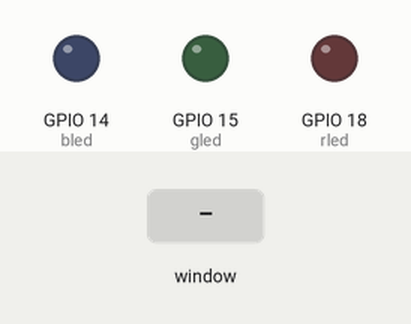
Simulated run of this program. Board: Raspberry Pi (BCM pin numbers). Shown: output pins drawn as LEDs (lit = HIGH). The inputs (shaded band) are chosen by the test bench. The desktop window is not drawn, its controls go by their first labels and the mouse button is held 0.15 s.

Above: at 1.2 s.
1.3 s: control labelled "Turn red LED on" in the window clicked
At 2.3 s:
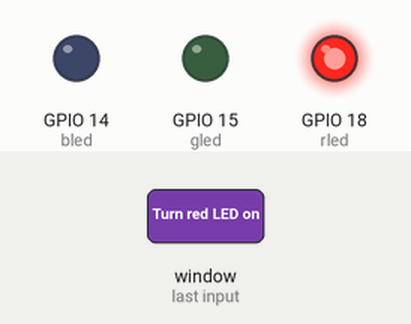
2.8 s: control labelled "Turn green LED on" in the window clicked
At 3.4 s:
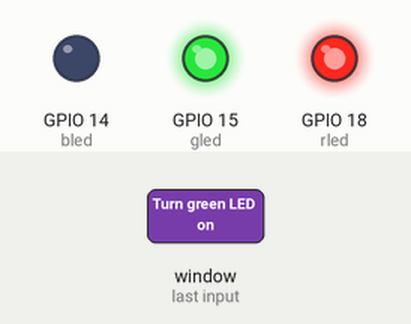
4.3 s: control labelled "Turn blue LED on" in the window clicked
At 4.6 s:
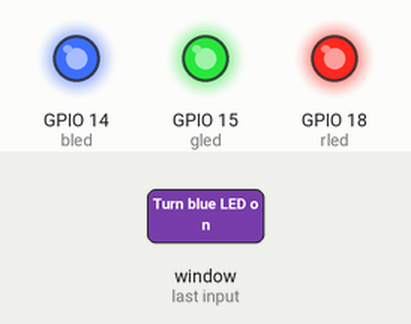
5.8 s: control labelled "Turn red LED on" in the window clicked
At 6.9 s:
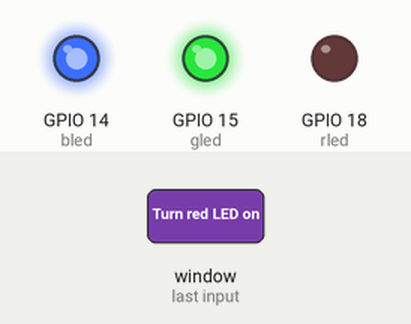
7.3 s: control labelled "Turn green LED on" in the window clicked
At 8.0 s:
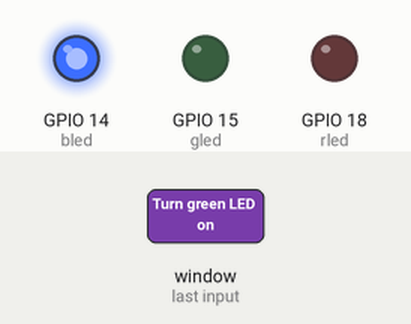
Timing chart, 0 to 9.8 s (numbered marks = the images above; inputs shaded):
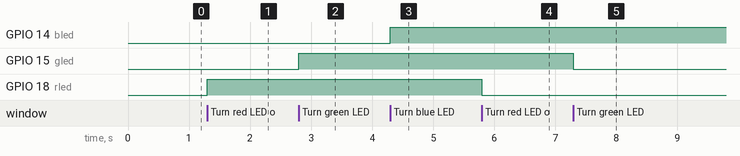

The program:

GUI.py
```python
from tkinter import *
import tkinter.font
from gpiozero import LED
import RPi.GPIO as GPIO
GPIO.setmode(GPIO.BCM)

rled = LED(18)
gled = LED(15)
bled = LED(14)

win = Tk()
win.title("LED Toggle")
myFont = tkinter.font.Font(family = "Helvetica", size = 12, weight = "bold")

def rledToggle():
    if rled.is_lit:
        rled.off()
        rledButton["text"] = "Turn red LED on"
    else:
        rled.on()
        rledButton["text"] = "Turn red LED off"

def gledToggle():
    if gled.is_lit:
        gled.off()
        gledButton["text"] = "Turn greem LED on"
    else:
        gled.on()
        gledButton["text"] = "Turn green LED off"

def bledToggle():
    if bled.is_lit:
        bled.off()
        bledButton["text"] = "Turn blue LED on"
    else:
        bled.on()
        bledButton["text"] = "Turn LED off"

def close():
    GPIO.cleanup()
    win.destroy()

rledButton = Button(win, text = "Turn red LED on", font = myFont, command = rledToggle, bg = "red", height = 1, width = 24)
rledButton.grid(row = 0, column = 1)

gledButton = Button(win, text = "Turn green LED on", font = myFont, command = gledToggle, bg = "green", height = 1, width = 24)
gledButton.grid(row = 1, column = 1)

bledButton = Button(win, text = "Turn blue LED on", font = myFont, command = bledToggle, bg = "blue", height = 1, width = 24)
bledButton.grid(row = 2, column = 1)

win.protocol("WM_DELETE_WINDOW", close)

win.mainloop()
```

Measured:
- after the input at 1.3 s, GPIO 18 (rled): LOW → HIGH at once
- after the input at 2.8 s, GPIO 15 (gled): LOW → HIGH at once
- after the input at 4.3 s, GPIO 14 (bled): LOW → HIGH at once
- after the input at 5.8 s, GPIO 18 (rled): HIGH → LOW at once
- after the input at 7.3 s, GPIO 15 (gled): HIGH → LOW at once
